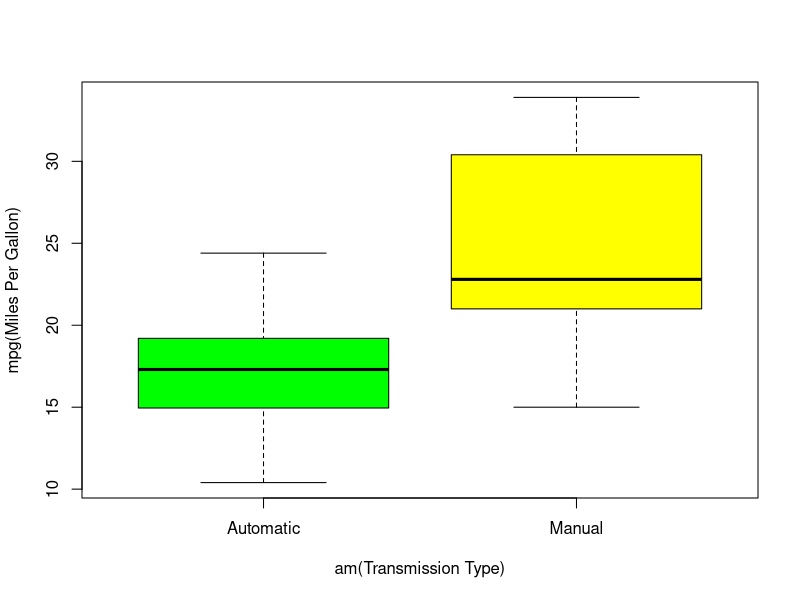
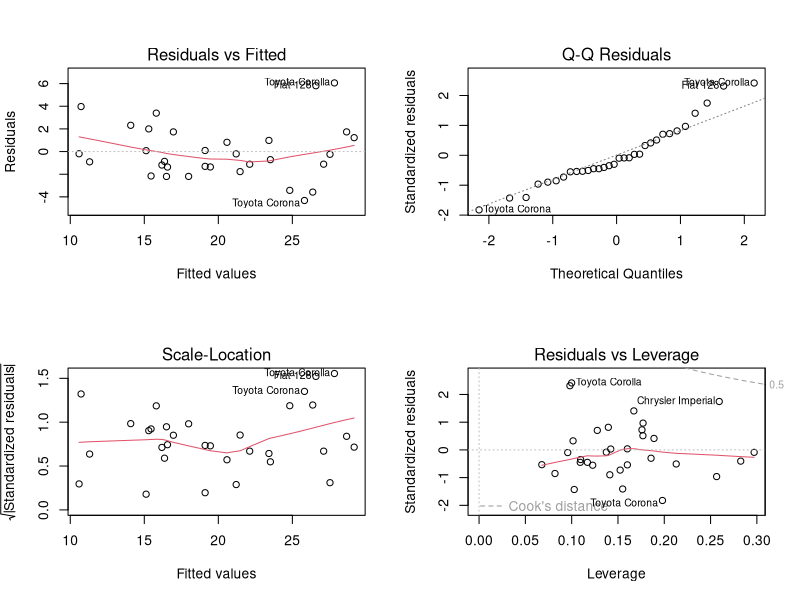

The R script that drew these images, in order:
## ---- chunk 1
knitr::opts_chunk$set(echo = TRUE)
## ---- chunk 2
data(mtcars)
library(ggplot2)
library(dplyr)
head(mtcars)
mtcars$am <- factor(mtcars$am, labels =c("Automatic", "Manual"))
## ---- chunk 3
model1 <- lm(mpg ~ am, data=mtcars)
summary(model1)
## ---- chunk 4
model2 <- lm(mpg ~ ., data=mtcars)
summary(model2)
summary(aov(mpg ~ ., data=mtcars))
## ---- chunk 5
model3 <- lm(mpg ~ am + cyl + disp + wt, data=mtcars)
summary(model3)
## ---- chunk 6
#summary of manual transmission mpg
print("Manual")
summary(select(filter(mtcars, am=="Manual"),mpg))

#mean of automatic transmission mpg
print("Automatic")
summary(select(filter(mtcars, am=="Automatic"),mpg))

boxplot(mpg ~ am, data = mtcars, col = (c("green","yellow")), ylab = "mpg(Miles Per Gallon)", xlab = "am(Transmission Type)")

## ---- chunk 7
par(mfrow = c(2, 2))
plot(model3)

